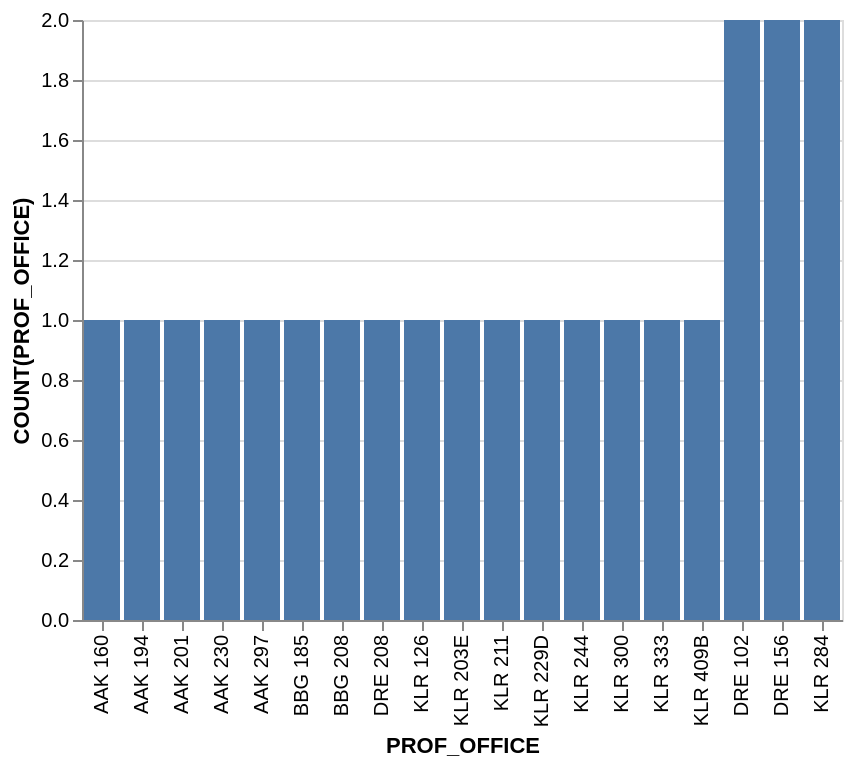

Here is the Vega-Lite specification saved for this chart:
### Vega-Lite specification from a JSON file in a GitHub repository (floating-point values rounded to 4 significant figures)
{"data": {"values": [{"x_data": "AAK 160", "y_data": 1}, {"x_data": "AAK 194", "y_data": 1}, {"x_data": "AAK 201", "y_data": 1}, {"x_data": "AAK 230", "y_data": 1}, {"x_data": "AAK 297", "y_data": 1}, {"x_data": "BBG 185", "y_data": 1}, {"x_data": "BBG 208", "y_data": 1}, {"x_data": "DRE 102", "y_data": 2}, {"x_data": "DRE 156", "y_data": 2}, {"x_data": "DRE 208", "y_data": 1}, {"x_data": "KLR 126", "y_data": 1}, {"x_data": "KLR 203E", "y_data": 1}, {"x_data": "KLR 211", "y_data": 1}, {"x_data": "KLR 229D", "y_data": 1}, {"x_data": "KLR 244", "y_data": 1}, {"x_data": "KLR 284", "y_data": 2}, {"x_data": "KLR 300", "y_data": 1}, {"x_data": "KLR 333", "y_data": 1}, {"x_data": "KLR 409B", "y_data": 1}]}, "mark": "bar", "encoding": {"x": {"field": "x_data", "type": "nominal", "title": "PROF_OFFICE", "sort": {"op": "sum", "field": "y_data", "order": "ascending"}}, "y": {"field": "y_data", "type": "quantitative", "title": "COUNT(PROF_OFFICE)"}}}
